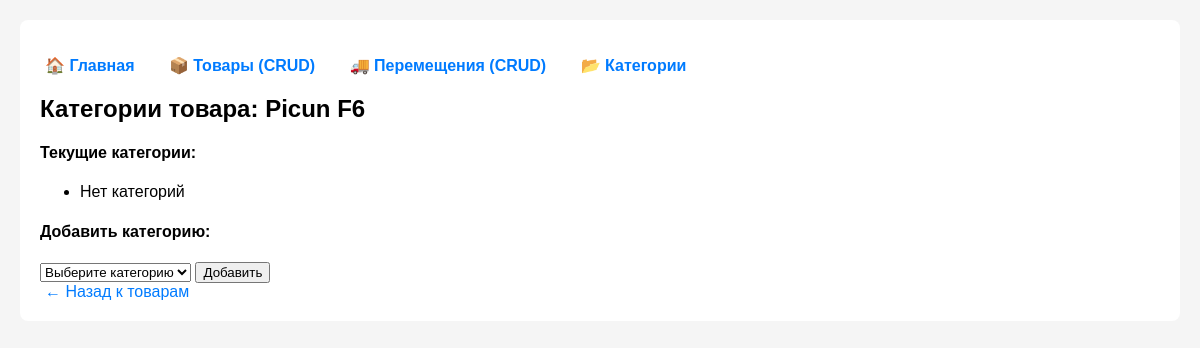
The page /products/4/categories/ on the database as committed earlier.
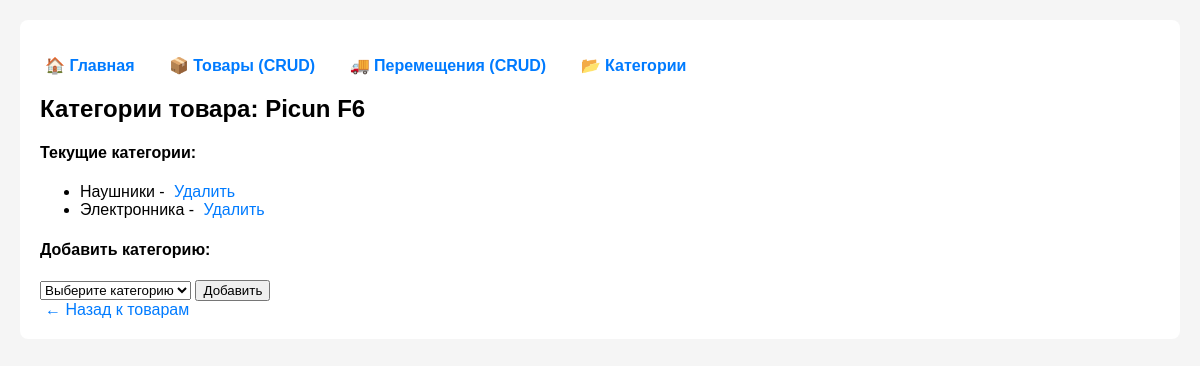
The same page on the database as committed later.
### firstapp_var_6/models.py (models this page shows, shortened)
class ProductCategory(models.Model):
    product = models.ForeignKey(Product, on_delete=models.CASCADE, verbose_name='Товар')
    category = models.ForeignKey(Category, on_delete=models.CASCADE, verbose_name='Категория')
    assigned_at = models.DateTimeField(auto_now_add=True, verbose_name='Дата назначения')
    class Meta:
        unique_together = ['product', 'category']

class Category(models.Model):
    name = models.CharField(max_length=100, verbose_name='Название категории')
    class Meta:
        ordering = ['name']

### firstapp_var_6/views.py (the view, shortened to what this page needs)
# urls.py: path('products/<int:product_id>/categories/', views.manage_product_categories, name='manage_product_categories'),
def manage_product_categories(request, product_id):
    product = get_object_or_404(Product, id=product_id)
    product_categories = ProductCategory.objects.filter(product=product)
    available_categories = Category.objects.exclude(
        id__in=product_categories.values_list('category_id', flat=True)
    )
    return render(request, 'manage_product_categories.html', {
        'product': product,
        'product_categories': product_categories,
        'available_categories': available_categories,
    })

### templates/manage_product_categories.html (shortened to what this page needs)
{% extends 'base.html' %}
{% block content %}
<h2>Категории товара: {{ product.name }}</h2>
<h4>Текущие категории:</h4>
<ul>
{% for pc in product_categories %}
    <li>
        {{ pc.category.name }}
        - <a href="{% url 'firstapp_var_6:remove_product_category' product.id pc.category.id %}">Удалить</a>
    </li>
{% empty %}
    <li>Нет категорий</li>
{% endfor %}
</ul>
<h4>Добавить категорию:</h4>
<form method="post">
    <select name="category_id">
        <option value="">Выберите категорию</option>
    </select>
    <button type="submit">Добавить</button>
</form>
<a href="{% url 'firstapp_var_6:product_list' %}">← Назад к товарам</a>
{% endblock %}

Rows that differ between the two databases and show on the page:
added ProductCategory: category.name "Наушники"
added ProductCategory: category.name "Электронника"
Other text that changed with them:
text no longer shown: "Нет категорий"
